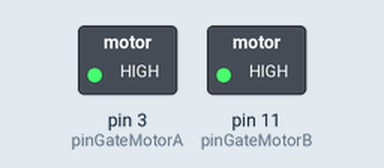
This sketch was run on a simulated Arduino Uno, built with avr-gcc and run on an emulated ATmega328P. Shown: switched loads named in the sketch (green lamp = pin HIGH).

Above: at 0.1 s.
Timing chart, 0 to 1.6 s (numbered marks = the images above):
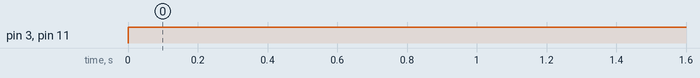

The sketch:

Arduino_H_Bridge_2.ino
```cpp
int pinGateMotorA = 3;
int pinGateMotorB = 11;

void setup() {
  // put your setup code here, to run once:
  pinMode(pinGateMotorA, OUTPUT);
  pinMode(pinGateMotorB, OUTPUT);
  Serial.begin(9600);
}

void loop() {
  // put your main code here, to run repeatedly:
  digitalWrite(pinGateMotorA, HIGH);
  digitalWrite(pinGateMotorB, HIGH);
  delay(1000);
}
```

Measured:
- by itself, pin 3 (pinGateMotorA), pin 11 (pinGateMotorB): LOW → HIGH at 0.00 s
